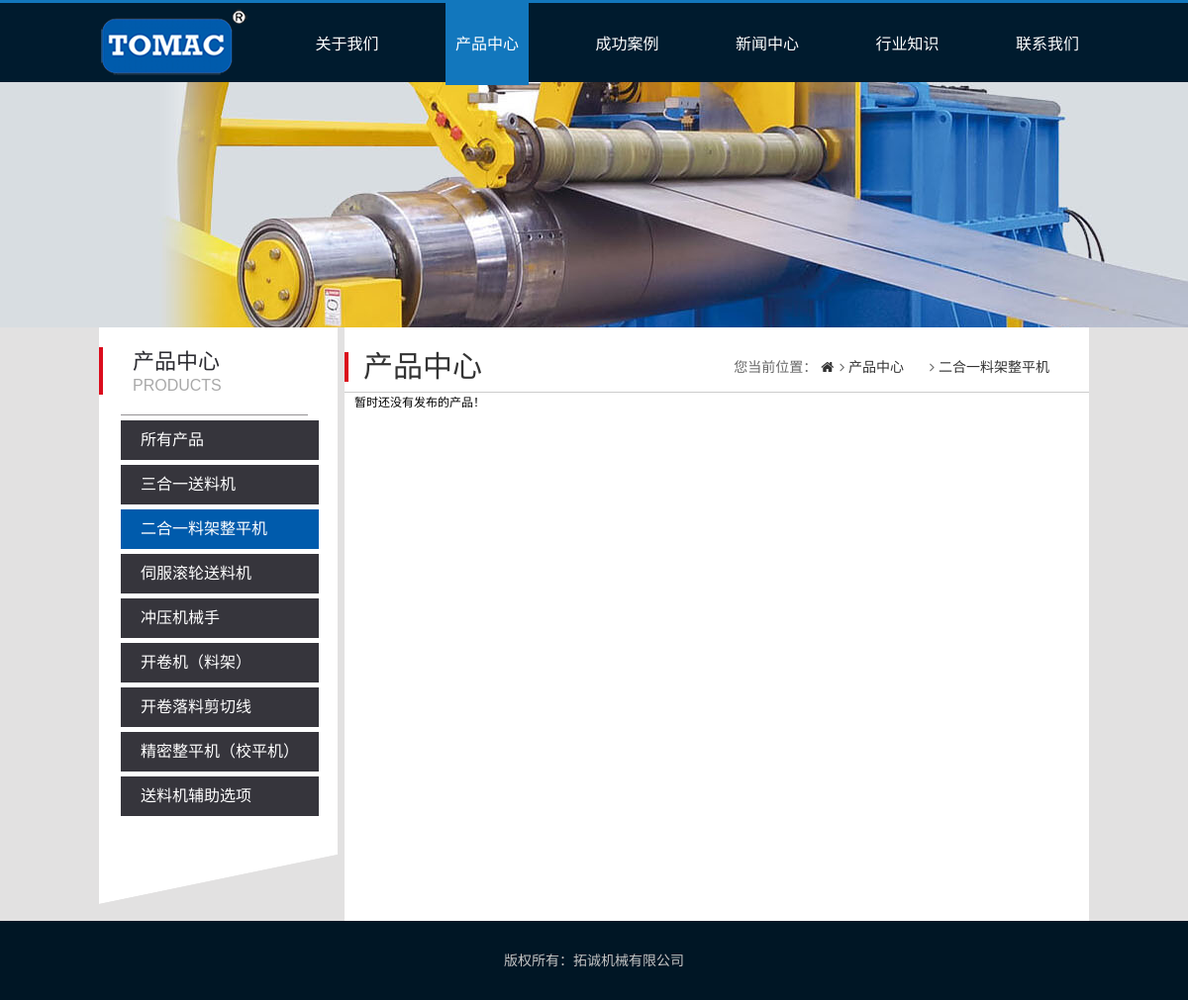
The page /product/straightener/ on the database its author committed.
### toptran/models.py (models this page shows)
@python_2_unicode_compatible
class Category(models.Model):
	name = models.CharField(max_length=200,db_index=True)
	slug = models.SlugField(max_length=200,db_index=True,unique=True)
	class Meta:
		ordering = ('name',)
		verbose_name = 'category'
		verbose_name_plural = 'categories'
	def __str__(self):
		return self.name
	def get_absolute_url(self):
		return reverse('toptran:product_list_by_category',args=[self.slug])

### toptran/views.py (the view)
# urls.py: url(r'^product/(?P<category_slug>[-\w]+)/$',views.product_list,name='product_list_by_category'),
def product_list(request,category_slug=None):
	category = None
	categories = Category.objects.all()
	products = Product.objects.filter()
	if category_slug:
		category = get_object_or_404(Category,slug=category_slug)
		products = products.filter(category=category)
	return render(request,'toptran/product_list.html',
		        {'category':category,
		          'categories':categories,
		          'products':products})

### templates/toptran/product_list.html (shortened to what this page needs)
{% extends 'toptran/base.html' %}
{% load staticfiles %}
{% block title %}
	<link rel="stylesheet" type="text/css" href="{% static 'index.css' %}">
  <link rel="stylesheet" type="text/css" href="{% static 'css/product.css' %}">
  <link rel="stylesheet" type="text/css" href="{% static 'css/base.css' %}">
  <link href="http://cdn.bootcss.com/font-awesome/4.7.0/css/font-awesome.min.css" rel="stylesheet">
{% endblock %}
{% block content %}
	<div class="header">
	    <nav>
        <ul>
           <li><a href="{% url 'toptran:index' %}"><div><img src="{% static 'img/LOGO.png' %}"></div></a></li>
           <li class="nav"><a href="{% url 'toptran:about' %}">关于我们</a></li>
           <li class="cont"><a href="{% url 'toptran:product_list' %}">产品中心</a></li>
           <li class="nav"><a href="{% url 'toptran:case' %}">成功案例</a></li>
           <li class="nav"><a href="{% url 'toptran:news' %}">新闻中心</a></li>
           <li class="nav"><a href="{% url 'toptran:knowledge' %}">行业知识</a></li>
           <li class="nav"><a href="{% url 'toptran:contact' %}">联系我们</a></li>
        </ul>
      </nav>
  </div>
<div class="n_main">
  <div class="public_2">
    <div class="nm_left">
      <div class="bai">
        <div class="left_tit">
            <p class="nlp_1">产品中心</p>
            <p class="nlp_2">PRODUCTS</p>
        </div>
            <div class="left_list_1">
                <ul class="nav_yi_2">
                    <li {% if not category %} class = "cur"{% endif %}>
                         <a href="{% url "toptran:product_list"%}">所有产品</a>
                    </li>
                    {% for c in categories %}
                    <li {% if category.slug == c.slug %} class = "cur" {% endif %}>
                         <a href="{{ c.get_absolute_url }}">{{ c.name }}</a>
                    </li>
                    {% endfor %}
                </ul>
            </div>
      </div>
      <p><img src="{% static 'img/left_bj.png' %}" /></p>
    </div>
        <div class="nm_right">
            <div class="mbx_nav">
                <p>产品中心
                    <span>您当前位置：
                      <a href="{% url 'toptran:index' %}">
                        <i class="fa fa-home heading-icon" aria-hidden="true"></i></a>
                         <span><i class="fa fa-angle-right heading-icon" aria-hidden="true"></i><a href="{% url 'toptran:product_list' %}"> {{ category }}</a></span>
                        <span><i class="fa fa-angle-right heading-icon" aria-hidden="true"></i><a href="{% url 'toptran:product_list' %}"> 产品中心</a></span>
                    </span>
                </p>
            </div>
            <div class="dc">
              {% for product in products %}
                <div class="nl_left">
                        <p><a href="{{ product.get_absolute_url }}"><img src="{{ product.image.url }}" alt="" width="200" height="128"></a></p>
                      <p class="new_p1"><a href="{{ product.get_absolute_url }}">{{ product.name }}</a></p>
                </div>
               {% empty %}
            <div>暂时还没有发布的产品！</div>
            {% endfor %}
            </div>
        </div>
  </div>
</div>
{% endblock %}

### static/index.css (style rules this page uses)
nav ul { height: 80px; border-top:3px solid #1277BD; background-color:#001B2E; display: flex; flex-direction:row; justify-content: space-between; align-items: center; list-style: none; margin:0px; padding: 0px 100px ; }
.nav a:link, .nav a:visited { font-size: 16px; color:white; text-decoration: none; list-style: none; outline:none; }
li { margin:0px 0px; padding: 30px 10px 30px 10px; }
li a:link, li a:visited { outline:none; }

### static/css/product.css (style rules this page uses)
a { text-decoration:none; color:#333; }
.header .cont a:link, .header .cont a:visited { font-size: 16px; color:white; text-decoration: none; list-style: none; outline:none; }
.header .nav { margin:0px 0px; padding: 31px 10px 31px 10px; }
.header .cont { margin:0px 0px; padding: 31px 10px 31px 10px; background-color: #1277BD }
body { background:#fff; color: #000; width: 100%; margin:0px auto; }
.header { background: url(../img/product-banner.png) no-repeat; width: 100%; height: 331px; margin:0px; }
.dc { border-top:#CCC solid 1px; display: flex; flex-direction:row; padding-left: 10px; align-items: left; justify-content: flex-start; flex-wrap:wrap; }
.public_2 { width:1000px; margin:auto; }
.n_main { width:100%; background-color:#E2E1E1; overflow:hidden; }
.nm_left { width:241px; float:left; overflow:hidden; margin-right:7px; }
.bai { background:#FFF;overflow:hidden; }
.left_tit { border-left:#db0c1c solid 4px; margin:20px 0; padding-left:30px; }
.nlp_1 { color:#2c2c32; font-size:22px; line-height:30px; }
.nlp_2 { color:#a9a9a9; font-size:16px; font-family:Arial; }
.left_list_1 { margin:5px 30px 5px 22px; border-top:#949295 solid 1px; }
.left_list_1 ul.nav_yi_2 li { width:200px; line-height:40px; background:#36353c; margin-bottom:5px; cursor:pointer }
.left_list_1 ul.nav_yi_2 li a { color:#FFF; font-size:16px; width:180px; margin:5px 0; padding-left:20px; display:block; }
.left_list_1 ul li.cur { background:#005BAC; color:#fff; }
.left_list_1 ul li.cur a { color:#fff !important; }
.nm_right { width:752px; float:left; overflow:hidden; background:#FFF; min-height:600px; }
.mbx_nav { line-height:30px; }
.mbx_nav p { display:block; color:#333333; font-size:30px; border-left:#db0c1c solid 4px; padding-left:15px; margin-top:25px; margin-bottom:10px; }
.mbx_nav p span { margin-left:6px; display:block; float:right; font-size:14px; color:#686868; margin-right:20px; }

### static/css/base.css (style rules this page uses)
body,div,dl,dt,dd,ul,ol,li,h1,h2,h3,h4,h5,h6,pre,form,fieldset,input,textarea,p,blockquote,th,td,img,area,param { margin:0; padding:0; }
html,body { margin:0; padding:0; height: 100%; font-family:arial,黑体,sans-serif; -webkit-text-size-adjust:none; }
ol,ul { padding-left:0; list-style-type:none; list-style:none; }
img { border:none; display:inline-block; vertical-align:middle; }
body { font-size:12px; }

### rows shown on the page
Category: name "三合一送料机"
Category: name "二合一料架整平机"
Category: name "伺服滚轮送料机"
Category: name "冲压机械手"
Category: name "开卷机（料架）"
Category: name "开卷落料剪切线"
Category: name "精密整平机（校平机）"
Category: name "送料机辅助选项"
